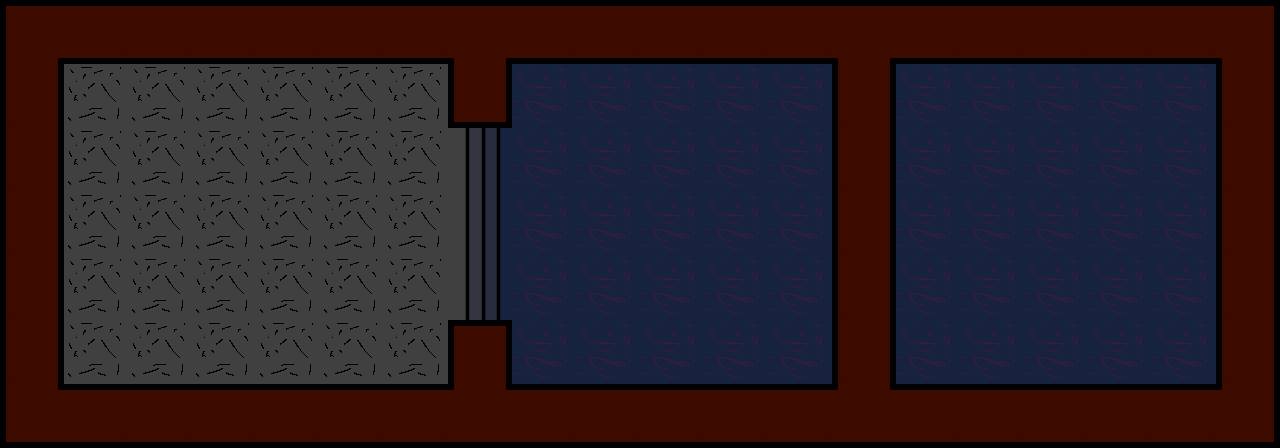

The image is a tile-based game level rendered from a .tmx file. Its description and complete source (layers, tilesets, objects, tile grids) follow:
An orthogonal 20x7 tile map with 64x64 px tiles, 3 tile layers (WholeMap, Floor, Wall).

<map version="1.10" tiledversion="1.10.2" orientation="orthogonal" renderorder="right-down" width="20" height="7" tilewidth="64" tileheight="64" infinite="0" nextlayerid="5" nextobjectid="1">
 <editorsettings>
  <export format="json" />
 </editorsettings>
 <tileset firstgid="1" name="SpriteWallsUpOrder" tilewidth="64" tileheight="64" spacing="1" tilecount="20" columns="5">
  <image source="SpriteWallsUpOrder.png" width="324" height="260" />
 </tileset>
 <layer id="4" name="WholeMap" width="20" height="7">
  <data encoding="csv">
5,8,8,8,8,8,8,2,8,8,8,8,8,2,8,8,8,8,8,15,
7,19,19,19,19,19,19,11,18,18,18,18,18,7,18,18,18,18,18,7,
7,19,19,19,19,19,19,20,18,18,18,18,18,7,18,18,18,18,18,7,
7,19,19,19,19,19,19,20,18,18,18,18,18,7,18,18,18,18,18,7,
7,19,19,19,19,19,19,20,18,18,18,18,18,7,18,18,18,18,18,7,
7,19,19,19,19,19,19,12,18,18,18,18,18,7,18,18,18,18,18,7,
16,8,8,8,8,8,8,9,8,8,8,8,8,4,8,8,8,8,8,10
</data>
 </layer>
 <layer id="2" name="Floor" width="20" height="7">
  <data encoding="csv">
0,0,0,0,0,0,0,0,0,0,0,0,0,0,0,0,0,0,0,0,
0,19,19,19,19,19,19,0,18,18,18,18,18,18,18,18,18,18,18,0,
0,19,19,19,19,19,19,20,18,18,18,18,18,18,18,18,18,18,18,0,
0,19,19,19,19,19,19,20,18,18,18,18,18,18,18,18,18,18,18,0,
0,19,19,19,19,19,19,20,18,18,18,18,18,18,18,18,18,18,18,0,
0,19,19,19,19,19,19,0,18,18,18,18,18,18,18,18,18,18,18,0,
0,0,0,0,0,0,0,0,0,0,0,0,0,0,0,0,0,0,0,0
</data>
 </layer>
 <layer id="1" name="Wall" width="20" height="7">
  <properties>
   <property name="collide" type="bool" value="true" />
  </properties>
  <data encoding="csv">
5,8,8,8,8,8,8,2,8,8,8,8,8,2,8,8,8,8,8,15,
7,0,0,0,0,0,0,11,0,0,0,0,0,7,0,0,0,0,0,7,
7,0,0,0,0,0,0,0,0,0,0,0,0,7,0,0,0,0,0,7,
7,0,0,0,0,0,0,0,0,0,0,0,0,7,0,0,0,0,0,7,
7,0,0,0,0,0,0,0,0,0,0,0,0,7,0,0,0,0,0,7,
7,0,0,0,0,0,0,12,0,0,0,0,0,7,0,0,0,0,0,7,
16,8,8,8,8,8,8,9,8,8,8,8,8,4,8,8,8,8,8,10
</data>
 </layer>
</map>